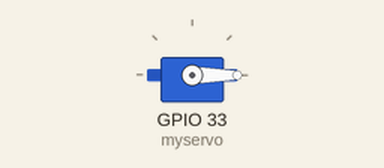
A sketch run on a simulated ESP32. Shown: servo. What the sketch prints to the serial monitor is not drawn. At 6.7 s the program puts the board to deep sleep or switches it off; the recording ends there.

Above: at 0.3 s.
Timing chart, 0 to 1.8 s (numbered marks = the images above):
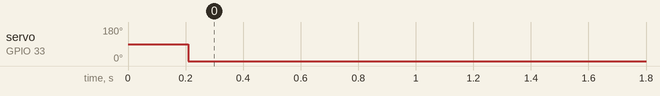

The sketch:

fishfeederesp32.ino
```cpp
#include "WiFi.h"
#define uS_TO_S_FACTOR 1000000  /* Conversion factor for micro seconds to seconds */
#define TIME_TO_SLEEP  1800       /* 1800 = 30 mins Time ESP32 will go to sleep (in seconds) */
#include <ESP32Servo.h>

Servo myservo;  // create servo object to control a servo

RTC_DATA_ATTR int bootCount = 0;

int TargetBoots = 48; // 2= 1h  48 = 24h

void setup() {
  WiFi.disconnect(true);
  delay(100);
  // disable WIFI altogether for power saving
  WiFi.mode(WIFI_OFF);
  delay(100);
  btStop();  //turn off bluetooth for power saving

  Serial.begin(115200);
  delay(10);
  myservo.attach(33);
  myservo.detach();


  if (bootCount == 0) //Run this only the first time
  {

    Serial.println("Boot Count = ");
    Serial.print(bootCount);
    Serial.println();
    Serial.println();
    //prime feeder
    myservo.attach(33);
    myservo.write(0);
    delay(5000);
    //servo runs for 5s to prime feeder then is stopped
    myservo.detach();
    bootCount = bootCount + 1;
    delay(500);

  } else   {

    if (bootCount >= TargetBoots) {
      Serial.println("Boot Count = ");
      Serial.print(bootCount);
      Serial.println();
      Serial.println("Feeding Fish");

      myservo.attach(33);
      myservo.write(0);
      delay(3000);  //run the servo for 3s to deliver daily feed - customise to your needs
      myservo.detach();

      delay(1000);
      bootCount = 1;

    } else {

      Serial.println("Boot Count = ");
      Serial.print(bootCount);
      Serial.println();
      bootCount = bootCount + 1;
      delay(500);
    }

  }

  delay(1000);
  esp_sleep_enable_timer_wakeup(TIME_TO_SLEEP * uS_TO_S_FACTOR);
  esp_deep_sleep_start();
}

void loop() {
}
```

Measured:
- by itself, servo on GPIO 33 (myservo): 90° → 0° at 0.21 s
